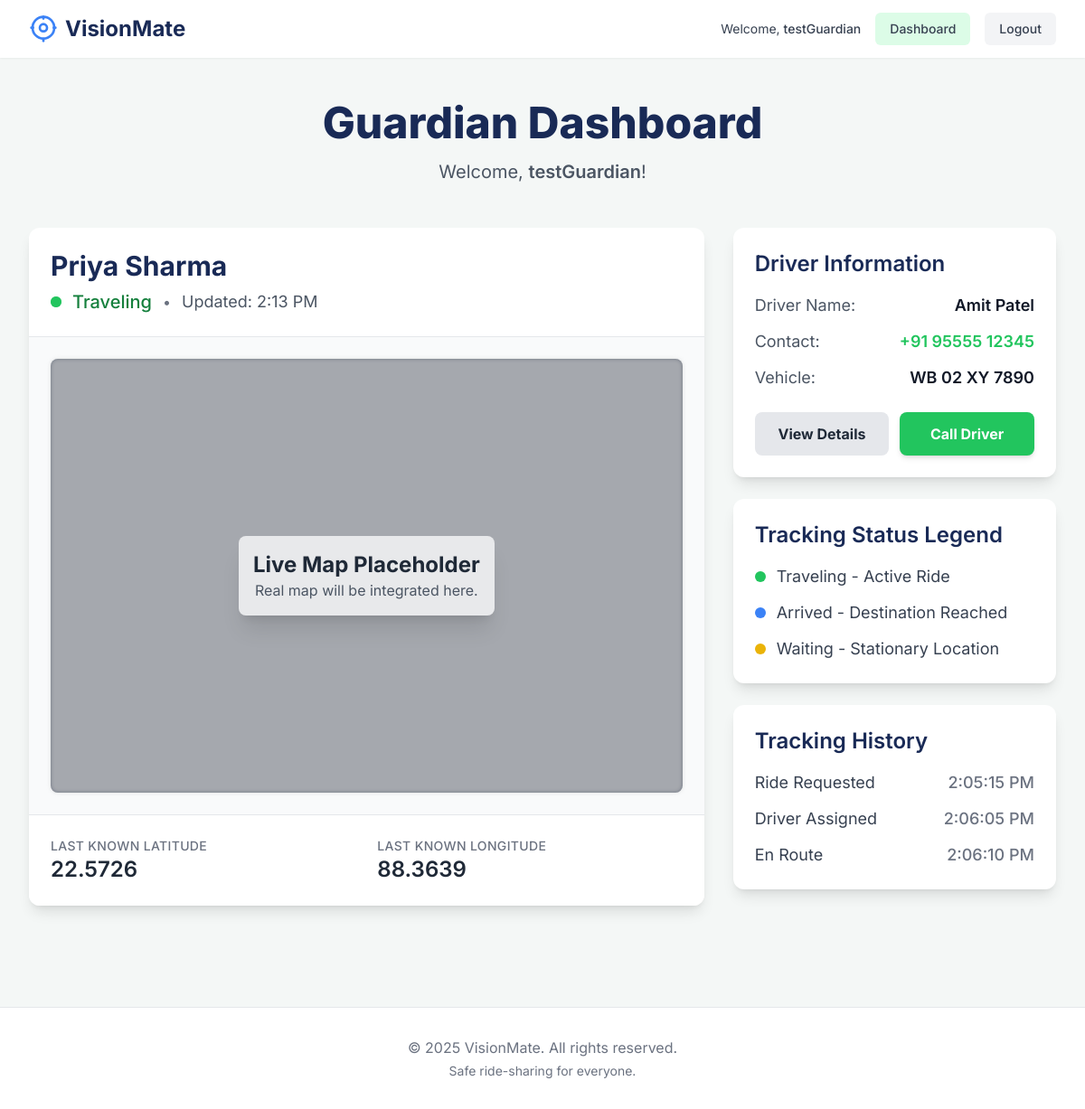
/dashboard/guardian/ (signed in), run on the app's committed database.
### main/models.py (models this page shows, shortened)
class Passenger(models.Model):
    guardian = models.ForeignKey(User, on_delete=models.CASCADE, related_name='guarded_passengers')
    name = models.CharField(max_length=100)
    mobile_no = models.CharField(max_length=15)
    adress = models.CharField(max_length=255) # Matches FastAPI spelling 'adress'
    device_key = models.UUIDField(default=uuid.uuid4, unique=True, editable=False)
    last_latitude = models.FloatField(null=True, blank=True)
    last_longitude = models.FloatField(null=True, blank=True)

### main/views.py (the view)
# urls.py: path('dashboard/guardian/', views.guardian_dashboard, name='guardian_dashboard'),
@login_required(login_url='main:guardian_login')
def guardian_dashboard(request):
    if not is_in_group(request.user, 'Guardians'):
        return redirect('main:home')
    passenger = Passenger.objects.filter(guardian=request.user).first()
    context = {
        'passenger': passenger
    }
    return render(request, 'main/guardian_dashboard.html', context)

### main/views.py (called while the page is built)
def is_in_group(user, group_name):
    return user.groups.filter(name=group_name).exists()

### main/templates/main/guardian_dashboard.html (shortened to what this page needs)
{% extends 'main/base.html' %}
{% block content %}
<div class="max-w-7xl mx-auto py-12 px-4 sm:px-6 lg:px-8">
  <div class="text-center mb-12">
    <h1 class="text-4xl font-extrabold text-vm-navy sm:text-5xl">
      Guardian Dashboard
    </h1>
    <p class="mt-4 text-xl text-gray-600">
      Welcome, <span class="font-semibold">{{ request.user.first_name | default:request.user.username }}</span>!
    </p>
  </div>
  <div class="grid grid-cols-1 lg:grid-cols-3 gap-8">
    <div class="lg:col-span-2">
      <div class="bg-white rounded-xl shadow-lg overflow-hidden flex flex-col h-full">
        <div class="p-6 border-b border-gray-200">
          {% if passenger %}
            <h3 class="text-3xl font-bold text-vm-navy">{{ passenger.name }}</h3>
            <div class="flex items-center space-x-3 mt-2">
              <span class="flex h-3 w-3 relative">
                <span class="relative inline-flex rounded-full h-3 w-3 bg-vm-green"></span>
              </span>
              <span class="text-xl font-medium text-green-700">Traveling</span>
              <span class="text-gray-500">&bull;</span>
              <span class="text-lg text-gray-600">Updated: 2:13 PM</span>
            </div>
          {% else %}
            <h3 class="text-3xl font-bold text-vm-navy">No Passenger Linked</h3>
            <p class="mt-2 text-gray-600">Please go to the Admin Panel to link a passenger to your account.</p>
          {% endif %}
        </div>
        <div class="p-6 bg-gray-50 flex-grow">
          <div class="relative w-full h-full min-h-[30rem] flex-grow rounded-lg bg-gray-500 flex items-center justify-center">
            <div class="absolute inset-0 bg-cover bg-center rounded-lg" style="background-image: url(https://placehold.co/1200x800/e2e8f0/64748b?text=Live+Map+Placeholder); filter: grayscale(50%) blur(2px) opacity(0.6);"></div>
            <div class="relative z-10 text-center p-4 bg-white bg-opacity-75 rounded-lg shadow-xl">
              <h4 class="text-2xl font-bold text-gray-800">Live Map Placeholder</h4>
              <p class="text-gray-600">Real map will be integrated here.</p>
            </div>
          </div>
        </div>
        <div class="p-6 border-t border-gray-200 bg-white grid grid-cols-1 sm:grid-cols-2 gap-6">
          <div>
            <p class="text-sm font-medium text-gray-500 uppercase tracking-wide">Last Known Latitude</p>
            <p class="text-2xl font-semibold text-gray-800">{{ passenger.last_latitude | default:"22.5726" }}</p>
          </div>
          <div>
            <p class="text-sm font-medium text-gray-500 uppercase tracking-wide">Last Known Longitude</p>
            <p class="text-2xl font-semibold text-gray-800">{{ passenger.last_longitude | default:"88.3639" }}</p>
          </div>
        </div>
      </div>
    </div>
    <div class="lg:col-span-1 flex flex-col space-y-6">
      <div class="bg-white rounded-xl shadow-lg overflow-hidden">
        <div class="p-6">
          <h3 class="text-2xl font-semibold text-vm-navy mb-4">Driver Information</h3>
          <div class="space-y-3">
            <div class="flex justify-between">
              <span class="text-lg text-gray-600">Driver Name:</span>
              <span class="text-lg font-semibold text-gray-900">Amit Patel</span>
            </div>
            <div class="flex justify-between">
              <span class="text-lg text-gray-600">Contact:</span>
              <a href="tel:+919555512345" class="text-lg font-semibold text-vm-green hover:underline">+91 95555 12345</a>
            </div>
            <div class="flex justify-between">
              <span class="text-lg text-gray-600">Vehicle:</span>
              <span class="text-lg font-semibold text-gray-900">WB 02 XY 7890</span>
            </div>
          </div>
          <div class="mt-6 grid grid-cols-2 gap-3">
            <button class="w-full bg-gray-200 hover:bg-gray-300 text-gray-800 font-bold py-3 px-4 rounded-lg transition duration-300">
              View Details
            </button>
            <button class="w-full bg-vm-green hover:bg-green-700 text-white font-bold py-3 px-4 rounded-lg transition duration-300 shadow-md">
              Call Driver
            </button>
          </div>
        </div>
      </div>
      <div class="bg-white rounded-xl shadow-lg overflow-hidden">
        <div class="p-6">
          <h3 class="text-2xl font-semibold text-vm-navy mb-4">Tracking Status Legend</h3>
          <ul class="space-y-3">
            <li class="flex items-center">
              <span class="h-3 w-3 bg-vm-green rounded-full mr-3"></span>
              <span class="text-lg text-gray-700">Traveling - Active Ride</span>
            </li>
            <li class="flex items-center">
              <span class="h-3 w-3 bg-vm-blue rounded-full mr-3"></span>
              <span class="text-lg text-gray-700">Arrived - Destination Reached</span>
            </li>
            <li class="flex items-center">
              <span class="h-3 w-3 bg-yellow-500 rounded-full mr-3"></span>
              <span class="text-lg text-gray-700">Waiting - Stationary Location</span>
            </li>
          </ul>
        </div>
      </div>
      <div class="bg-white rounded-xl shadow-lg overflow-hidden">
        <div class="p-6">
          <h3 class="text-2xl font-semibold text-vm-navy mb-4">Tracking History</h3>
          <ul class="space-y-3 text-gray-700">
            <li class="flex justify-between text-lg">
              <span>Ride Requested</span>
              <span class="font-medium text-gray-500">2:05:15 PM</span>
            </li>
            <li class="flex justify-between text-lg">
              <span>Driver Assigned</span>
              <span class="font-medium text-gray-500">2:06:05 PM</span>
            </li>
            <li class="flex justify-between text-lg">
              <span>En Route</span>
              <span class="font-medium text-gray-500">2:06:10 PM</span>
            </li>
          </ul>
        </div>
      </div>
    </div>
  </div>
</div>
{% endblock %}

### main/templates/main/base.html (shortened to what this page needs)
<!DOCTYPE html>
<html lang="en">
<head>
    <script src="https://cdn.tailwindcss.com"></script>
</head>
<body class="bg-vm-bg min-h-screen flex flex-col text-gray-900">
    <nav class="bg-white shadow-sm sticky top-0 z-50">
        <div class="max-w-7xl mx-auto px-4 sm:px-6 lg:px-8">
            <div class="flex justify-between items-center h-16">
                <a href="{% url 'main:home' %}" class="flex-shrink-0 flex items-center gap-2">
                    <span class="text-2xl font-bold text-vm-navy">VisionMate</span>
                </a>
                <div class="flex items-center space-x-4">
                    {% if user.is_authenticated %}
                        <span class="text-gray-700 text-sm hidden sm:block">
                            Welcome, <strong class="font-medium">{{ request.user.first_name | default:request.user.username }}</strong>
                        </span>
                        {% for group in user.groups.all %}
                            {% if group.name == 'Drivers' %}
                                <a href="{% url 'main:driver_dashboard' %}"
                                   class="text-gray-700 bg-blue-100 hover:bg-blue-200 px-4 py-2 rounded-md text-sm font-medium transition-colors duration-200">
                                   Dashboard
                                </a>
                            {% elif group.name == 'Guardians' %}
                                <a href="{% url 'main:guardian_dashboard' %}"
                                   class="text-gray-700 bg-green-100 hover:bg-green-200 px-4 py-2 rounded-md text-sm font-medium transition-colors duration-200">
                                   Dashboard
                                </a>
                            {% endif %}
                        {% endfor %}
                        <a href="{% url 'main:logout' %}"
                           class="text-gray-700 bg-gray-100 hover:bg-gray-200 px-4 py-2 rounded-md text-sm font-medium transition-colors duration-200">
                           Logout
                        </a>
                    {% endif %}
                </div>
            </div>
        </div>
    </nav>
    <main class="flex-grow w-full">
        {% block content %}{% endblock %}
    </main>
    <footer class="bg-white border-t border-gray-200 mt-16">
        <div class="max-w-7xl mx-auto py-8 px-4 sm:px-6 lg:px-8 text-center text-gray-500">
            <p>&copy; {% now "Y" %} VisionMate. All rights reserved.</p>
            <p class="text-sm mt-1">Safe ride-sharing for everyone.</p>
        </div>
    </footer>
</body>
</html>

### main/templates/main/base.html (style rules this page uses)
body { font-family: 'Inter', sans-serif; }

### data on the page
Passenger: name "Priya Sharma", last_latitude "22.5726", last_longitude "88.3639"

### other printed values
{{ request.user.first_name | default:request.user.username }} "testGuardian"
